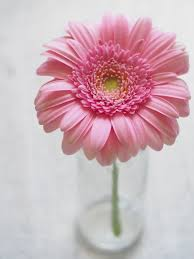
#> input picture paudha.jpeg, 194 x 259 px
$ jupyter execute '10 Prewitt Sobel.ipynb'
#> lines starting #> are read from the running program, lines starting #| are printed output that depends on the picture
[cell 1]
import numpy as np
import cv2
import matplotlib.pyplot as plt

[cell 2]
def conv(img, mask):
  rows, cols = img.shape
  ans = []

  for i in range(rows-2):
    tempRow = []
    for j in range(cols-2):
      pixels = 0
      for k in range(3):
        for l in range(3):
          pixels += img[i+k, j+l]*mask[k,l]
      tempRow.append(pixels)
    ans.append(tempRow)
  return ans

[cell 3]
img = cv2.imread('paudha.jpeg', 0)
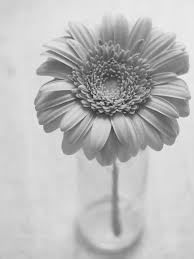
#> img: shape (259, 194); min 30, max 242, mean 187.6

[cell 4]
plt.imshow(img, cmap = 'gray')
plt.title('Original Image')
plt.axis('off')

# Prewitts

[cell 5]
PX = np.array([
    [-1,-1,-1],
    [0,0,0],
    [1,1,1]
])

[cell 6]
PY = np.array([
    [-1,0,1],
    [-1,0,1],
    [-1,0,1]
])

[cell 7]
P = PX + PY

[cell 8]
XPImg = conv(img, PX)
#> after the loop in conv, `for i in range(rows-2):`: ans = 257 items
#> XPImg = 257 items
YPImg = conv(img, PY)
#> YPImg = 257 items
PImg = conv(img, P)
#> PImg = 257 items

[cell 9]
plt.imshow(XPImg, cmap = 'gray')
plt.title('Prewitts X Image')
plt.axis('off')
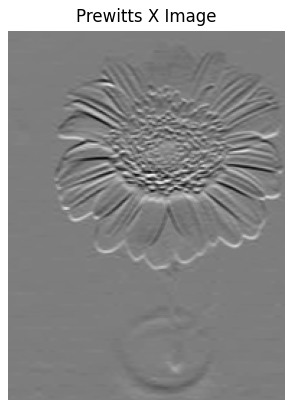
#> figure drawn by matplotlib, 1 panel

# Sobel

[cell 10]
SX = np.array([
    [-1,-2,-1],
    [0,0,0],
    [1,2,1]
])

[cell 11]
SY = np.array([
    [-1,0,1],
    [-2,0,2],
    [1,2,1]
])

[cell 12]
S = SX + SY

[cell 13]
XSImg = conv(img, SX)
#> XSImg = 257 items
YSImg = conv(img, SY)
#> YSImg = 257 items
SImg = conv(img, S)
#> SImg = 257 items

[cell 14]
plt.imshow(XSImg, cmap = 'gray')
plt.title('Sobel X Image')
plt.axis('off')
